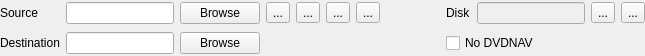
         <widget class="QFrame" name="frame_Disc_Source">
          <property name="sizePolicy">
           <sizepolicy hsizetype="Preferred" vsizetype="Minimum">
            <horstretch>0</horstretch>
            <verstretch>0</verstretch>
           </sizepolicy>
          </property>
          <property name="maximumSize">
           <size>
            <width>16777215</width>
            <height>56</height>
           </size>
          </property>
          <property name="styleSheet">
           <string notr="true"/>
          </property>
          <property name="frameShape">
           <enum>QFrame::NoFrame</enum>
          </property>
          <property name="frameShadow">
           <enum>QFrame::Raised</enum>
          </property>
          <layout class="QGridLayout" name="gridLayout_5">
           <property name="leftMargin">
            <number>0</number>
           </property>
           <property name="topMargin">
            <number>0</number>
           </property>
           <property name="rightMargin">
            <number>0</number>
           </property>
           <property name="bottomMargin">
            <number>0</number>
           </property>
           <item row="0" column="0">
            <widget class="QLabel" name="label_Disc_Source">
             <property name="text">
              <string>Source</string>
             </property>
            </widget>
           </item>
           <item row="0" column="1">
            <widget class="QLineEdit" name="lineEdit_Disc_Source">
             <property name="toolTip">
              <string>A folder containing the video source.</string>
             </property>
            </widget>
           </item>
           <item row="0" column="2">
            <widget class="QPushButton" name="pushButton_Disc_Source_Browse">
             <property name="sizePolicy">
              <sizepolicy hsizetype="Fixed" vsizetype="Fixed">
               <horstretch>0</horstretch>
               <verstretch>0</verstretch>
              </sizepolicy>
             </property>
             <property name="toolTip">
              <string>Select and scan the folder containing the video to be transcoded.</string>
             </property>
             <property name="text">
              <string>Browse</string>
             </property>
            </widget>
           </item>
           <item row="0" column="7">
            <spacer name="horizontalSpacer">
             <property name="orientation">
              <enum>Qt::Horizontal</enum>
             </property>
             <property name="sizeType">
              <enum>QSizePolicy::Fixed</enum>
             </property>
             <property name="sizeHint" stdset="0">
              <size>
               <width>60</width>
               <height>20</height>
              </size>
             </property>
            </spacer>
           </item>
           <item row="0" column="6">
            <widget class="QToolButton" name="toolButton_Disc_RunVLC">
             <property name="toolTip">
              <string>Play the source with VLC.</string>
             </property>
             <property name="text">
              <string>...</string>
             </property>
             <property name="icon">
              <iconset>
               <normalon>images/vlc_16.png</normalon>
              </iconset>
             </property>
            </widget>
           </item>
           <item row="0" column="3">
            <widget class="QToolButton" name="toolButton_Disc_Source_Read">
             <property name="toolTip">
              <string>Re-scan the source.</string>
             </property>
             <property name="text">
              <string>...</string>
             </property>
             <property name="icon">
              <iconset>
               <normalon>images/refresh_16.png</normalon>
              </iconset>
             </property>
            </widget>
           </item>
           <item row="0" column="4">
            <widget class="QToolButton" name="toolButton_Disc_Source_Find">
             <property name="toolTip">
              <string>Find a new location for the  source but don't re-scan it.</string>
             </property>
             <property name="text">
              <string>...</string>
             </property>
             <property name="icon">
              <iconset>
               <normalon>images/magnifier_32.png</normalon>
              </iconset>
             </property>
            </widget>
           </item>
           <item row="0" column="5">
            <widget class="QToolButton" name="toolButton_Disc_UpdateHash">
             <property name="toolTip">
              <string>Update the hash value for the source.</string>
             </property>
             <property name="text">
              <string>...</string>
             </property>
             <property name="icon">
              <iconset>
               <normalon>images/hash_blue_32.png</normalon>
              </iconset>
             </property>
            </widget>
           </item>
           <item row="0" column="8">
            <widget class="QLabel" name="label_Disc_DiskLabel">
             <property name="sizePolicy">
              <sizepolicy hsizetype="Fixed" vsizetype="Preferred">
               <horstretch>0</horstretch>
               <verstretch>0</verstretch>
              </sizepolicy>
             </property>
             <property name="text">
              <string>Disk</string>
             </property>
            </widget>
           </item>
           <item row="0" column="9">
            <widget class="QLineEdit" name="lineEdit_Disc_DiskLabel">
             <property name="enabled">
              <bool>false</bool>
             </property>
             <property name="sizePolicy">
              <sizepolicy hsizetype="Fixed" vsizetype="Fixed">
               <horstretch>0</horstretch>
               <verstretch>0</verstretch>
              </sizepolicy>
             </property>
             <property name="autoFillBackground">
              <bool>false</bool>
             </property>
             <property name="styleSheet">
              <string notr="true">:disabled { color: Black; }</string>
             </property>
             <property name="readOnly">
              <bool>true</bool>
             </property>
            </widget>
           </item>
           <item row="0" column="10">
            <widget class="QToolButton" name="toolButton_Disc_GetSourceDiskLabel">
             <property name="toolTip">
              <string>Get the label for the source disk.</string>
             </property>
             <property name="text">
              <string>...</string>
             </property>
             <property name="icon">
              <iconset>
               <normalon>images/drive_magnify_16.png</normalon>
              </iconset>
             </property>
            </widget>
           </item>
           <item row="0" column="11">
            <widget class="QToolButton" name="toolButton_Disc_EditSourceDiskLabel">
             <property name="toolTip">
              <string>Manually enter a source disk label</string>
             </property>
             <property name="text">
              <string>...</string>
             </property>
             <property name="icon">
              <iconset>
               <normalon>images/drive_edit_16.png</normalon>
              </iconset>
             </property>
            </widget>
           </item>
           <item row="1" column="0">
            <widget class="QLabel" name="label_Disc_Destination">
             <property name="text">
              <string>Destination</string>
             </property>
            </widget>
           </item>
           <item row="1" column="1">
            <widget class="QLineEdit" name="lineEdit_Disc_Destination">
             <property name="toolTip">
              <string>A folder where the transcoded files wil be stored.</string>
             </property>
            </widget>
           </item>
           <item row="1" column="2">
            <widget class="QPushButton" name="pushButton_Disc_Destination_Browse">
             <property name="sizePolicy">
              <sizepolicy hsizetype="Fixed" vsizetype="Fixed">
               <horstretch>0</horstretch>
               <verstretch>0</verstretch>
              </sizepolicy>
             </property>
             <property name="toolTip">
              <string>Select the folder where the transcoded files wil be stored.</string>
             </property>
             <property name="text">
              <string>Browse</string>
             </property>
            </widget>
           </item>
           <item row="1" column="8" colspan="2">
            <widget class="QCheckBox" name="checkBox_Disc_NoDVDNAV">
             <property name="sizePolicy">
              <sizepolicy hsizetype="Fixed" vsizetype="Fixed">
               <horstretch>0</horstretch>
               <verstretch>0</verstretch>
              </sizepolicy>
             </property>
             <property name="toolTip">
              <string>Add the NODVDNAV  switch to the HandBrake command line.</string>
             </property>
             <property name="layoutDirection">
              <enum>Qt::LeftToRight</enum>
             </property>
             <property name="text">
              <string>No DVDNAV</string>
             </property>
            </widget>
           </item>
          </layout>
         </widget>
